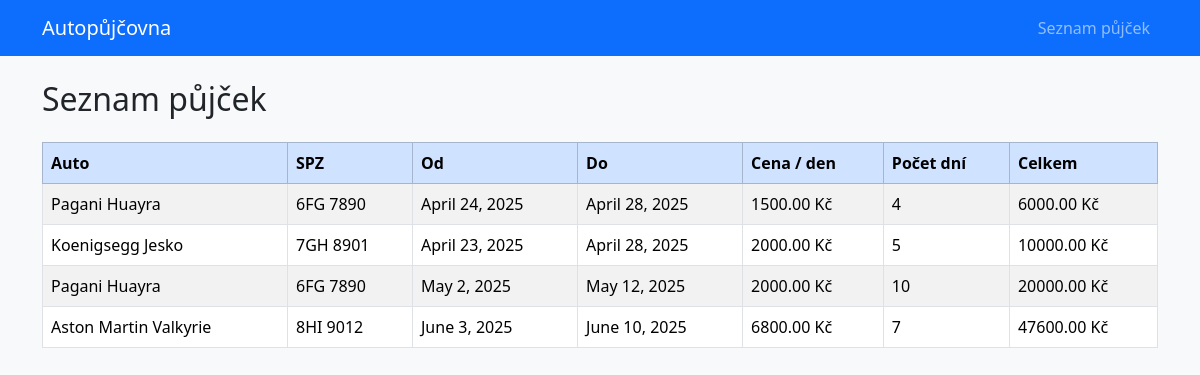
The page /pujcky/ on the database its author committed.
### pujcovna/models.py (models this page shows, shortened)
class Pujcka(models.Model):
    auto = models.ForeignKey(Auto, on_delete=models.CASCADE)
    Den_pujceni = models.DateField()
    Den_vraceni = models.DateField()
    penize_za_den = models.DecimalField(max_digits=10, decimal_places=2)

class Auto(models.Model):
    Znacka = models.CharField(max_length=100)
    Model = models.CharField(max_length=100)
    Rok_vyroby = models.IntegerField()
    Motor = models.CharField(max_length=100)
    Palivo = models.CharField(max_length=50)
    Prevodovka = models.CharField(max_length=50)
    Vykon = models.IntegerField()
    Kategorie = models.CharField(max_length=50)
    SPZ = models.CharField(max_length=20)
    foto = models.ImageField(upload_to='obrazky/', null=True, blank=True)  # Přidání pole pro obrázek

### pujcovna/views.py (the view)
# urls.py: path("pujcky/", views.seznam_pujcek, name="seznam_pujcek"),
def seznam_pujcek(request):
    pujcky_data = []
    for pujcka in Pujcka.objects.select_related('auto').all():
        pocet_dni = (pujcka.Den_vraceni - pujcka.Den_pujceni).days
        celkova_cena = pujcka.penize_za_den * pocet_dni
        pujcky_data.append({
            'pujcka': pujcka,
            'pocet_dni': pocet_dni,
            'celkova_cena': celkova_cena
        })
    return render(request, 'pujcovna/pujcky.html', {
        'pujcky_data': pujcky_data
    })

### pujcovna/templates/pujcovna/pujcky.html (shortened to what this page needs)
{% extends "pujcovna/layout.html" %}
{% block content %}
<h2 class="mb-4">Seznam půjček</h2>
<div class="table-responsive">
    <table class="table table-striped table-bordered">
        <thead class="table-primary">
            <tr>
                <th>Auto</th>
                <th>SPZ</th>
                <th>Od</th>
                <th>Do</th>
                <th>Cena / den</th>
                <th>Počet dní</th>
                <th>Celkem</th>
            </tr>
        </thead>
        <tbody>
            {% for zaznam in pujcky_data %}
            <tr>
                <td>{{ zaznam.pujcka.auto.Znacka }} {{ zaznam.pujcka.auto.Model }}</td>
                <td>{{ zaznam.pujcka.auto.SPZ }}</td>
                <td>{{ zaznam.pujcka.Den_pujceni }}</td>
                <td>{{ zaznam.pujcka.Den_vraceni }}</td>
                <td>{{ zaznam.pujcka.penize_za_den }} Kč</td>
                <td>{{ zaznam.pocet_dni }}</td>
                <td>{{ zaznam.celkova_cena }} Kč</td>
            </tr>
            {% empty %}
            <tr><td colspan="7">Žádné půjčky zatím nejsou k dispozici.</td></tr>
            {% endfor %}
        </tbody>
    </table>
</div>
{% endblock %}

### rows shown on the page
Pujcka: pujcka.auto.Znacka "Pagani", pujcka.auto.Model "Huayra", pujcka.auto.SPZ "6FG 7890", pujcka.Den_pujceni "April 24, 2025", pujcka.Den_vraceni "April 28, 2025", pujcka.penize_za_den "1500.00", pocet_dni "4", celkova_cena "6000.00"
Pujcka: pujcka.auto.Znacka "Koenigsegg", pujcka.auto.Model "Jesko", pujcka.auto.SPZ "7GH 8901", pujcka.Den_pujceni "April 23, 2025", pujcka.Den_vraceni "April 28, 2025", pujcka.penize_za_den "2000.00", pocet_dni "5", celkova_cena "10000.00"
Pujcka: pujcka.auto.Znacka "Pagani", pujcka.auto.Model "Huayra", pujcka.auto.SPZ "6FG 7890", pujcka.Den_pujceni "May 2, 2025", pujcka.Den_vraceni "May 12, 2025", pujcka.penize_za_den "2000.00", pocet_dni "10", celkova_cena "20000.00"
Pujcka: pujcka.auto.Znacka "Aston Martin", pujcka.auto.Model "Valkyrie", pujcka.auto.SPZ "8HI 9012", pujcka.Den_pujceni "June 3, 2025", pujcka.Den_vraceni "June 10, 2025", pujcka.penize_za_den "6800.00", pocet_dni "7", celkova_cena "47600.00"
